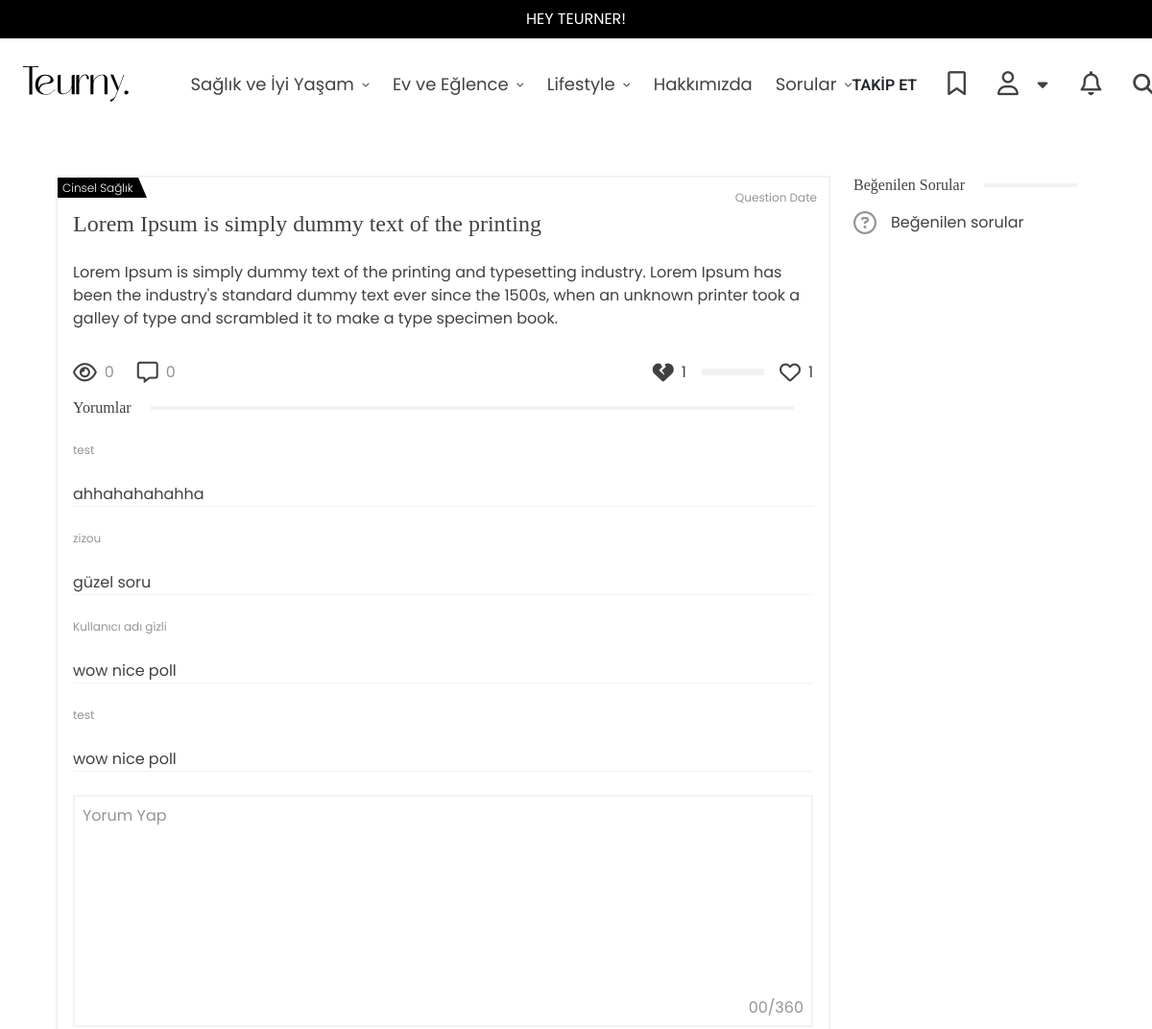
Page /asked/1 (upper part) on the earlier database version.
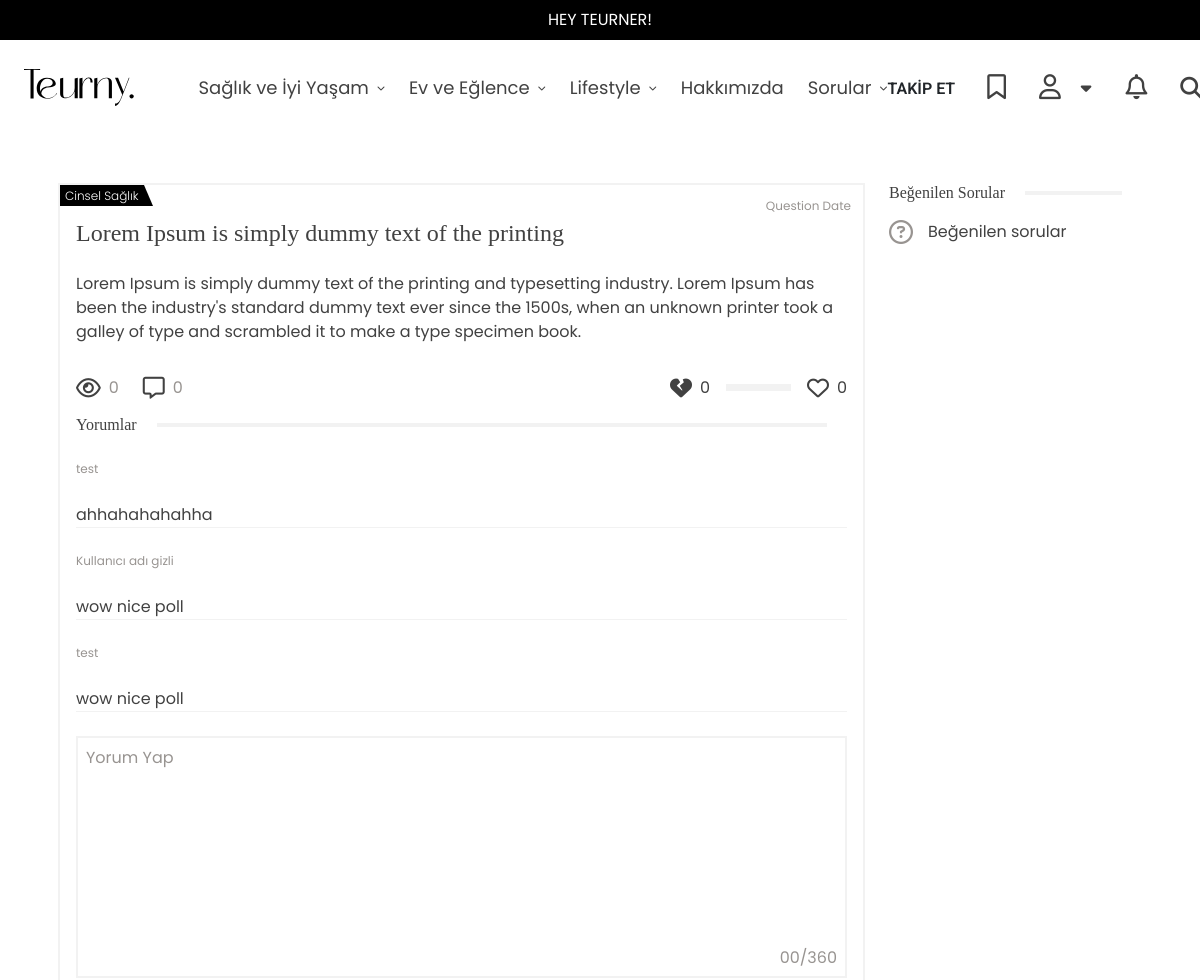
Same page on the later database version.
### tuerny_app/models.py (models this page shows, shortened)
class MainCategory(models.Model):
    name = models.CharField(max_length=255, unique=True)
    slug = models.SlugField(max_length=255, unique=True, blank=True, null=True)

class Question(models.Model):
    user = models.ForeignKey(CustomUser, on_delete=models.CASCADE, related_name="questions")
    subcategory = models.ForeignKey(SubCategory, on_delete=models.CASCADE, related_name="question_category", null=True, blank=True)
    title = models.CharField(max_length=255)
    description = models.TextField()
    created_at = models.DateTimeField(auto_now_add=True)
    likes = models.ManyToManyField(CustomUser, related_name="liked_questions", blank=True)
    dislikes = models.ManyToManyField(CustomUser, related_name="disliked_questions", blank=True)
    @property
    def like_count(self):
        return self.likes.count()
    @property
    def dislike_count(self):
        return self.dislikes.count()

class Comment(models.Model):
    blog = models.ForeignKey(Blog, on_delete=models.CASCADE, null=True, blank=True, related_name="comments")
    question = models.ForeignKey(Question, on_delete=models.CASCADE, null=True, blank=True, related_name="comments")
    user = models.ForeignKey(CustomUser, on_delete=models.CASCADE, related_name="comments")
    content = models.TextField()
    anonymous = models.BooleanField(default=False, help_text="Eğer seçilirse yorum anonim olarak yapılır.")
    created_at = models.DateTimeField(auto_now_add=True)
    class Meta:
        ordering = ['-created_at']

class CustomUser(AbstractUser):
    email = models.EmailField(unique=True)
    phone = models.CharField(max_length=15, unique=True, null=True, blank=True)
    birth_date = models.DateField(null=True, blank=True)
    gender = models.CharField(
        max_length=10,
        choices=[('Male', 'Erkek'), ('Female', 'Kadın'), ('Other', 'Diğer')],
        null=True,
        blank=True
    )
    REQUIRED_FIELDS = ['email', 'phone', 'birth_date', 'gender']  # Varsayılan alanlara ek olarak zorunlu alanlar
    USERNAME_FIELD = 'username'  # Kullanıcı adı olarak username kullanılacak

class SubCategory(models.Model):
    main_category = models.ForeignKey(MainCategory, on_delete=models.CASCADE, related_name="subcategories")
    name = models.CharField(max_length=255)
    slug = models.SlugField(max_length=255, blank=True, null=True)

### tuerny_app/views.py (the view)
# urls.py: path("asked/<int:asked_id>", views.asked_details, name="asked"),
def asked_details(request, asked_id):
    question = Question.objects.get(id=asked_id)
    return render(request, 'tuerny_app/asked-details.html', {"question": question})

### tuerny_app/context_processors.py (called while the page is built)
def categories_context(request):
    categories = MainCategory.objects.all()
    subcategories = SubCategory.objects.all()
    blogs = Blog.objects.all()
    return {
        'categories': categories,
        'subcategories': subcategories,
        'blog': blogs
    }

### tuerny_app/templates/tuerny_app/asked-details.html (shortened to what the changed rows need)
{% extends 'base.html' %}
{% load static %}
{% block content %}
<div class="container py-5 ask-detail-container">
    <div class="row ask-detail-row">
      <div class="col-lg-9">
        <div>
          <div class="d-flex flex-column gap-4">
            <div class="question-card">
              <div class="question-card-category">
                <p>{{question.subcategory.name}}</p>
              </div>
              <div class="question-card-date">
                <p>Question Date</p>
              </div>
              <h3 class="question-card-title pb-2">
                <a href="{% url 'tuerny_app:ask' %}">
                  {{question.title}}
                </a>
              </h3>
              <p class="question-card-text py-2">{{question.description}}</p>
              <div
                class="d-flex justify-content-between align-items-center pt-4"
              >
                <div class="d-flex gap-4">
                </div>
                <div class="d-flex align-items-center gap-3">
                  <div class="question-card-button">
                    <i
                      style="cursor: pointer"
                      data-id=""
                      class="fa-solid fa-heart-crack question-card-button-icon"
                    ></i>
                    <span class="heart-crack-result-0">{{question.like_count}}</span>
                  </div>
                  <div class="question-card-button">
                    <i
                      style="cursor: pointer"
                      data-id=""
                      class="fa-regular fa-heart question-card-button-icon"
                    ></i>
                    <span class="heart-result-0">{{question.dislike_count}}</span>
                  </div>
                </div>
              </div>
              <div class="question-card-comments" style="padding-top: 15px">
                <div class="blog-section-title">
                </div>
                {% for comment in question.comments.all%}
                <div class="d-flex flex-column gap-3 mt-4">
                    <div class="blog-comment-item">
                        {% if comment.anonymous %}
                        <p class="blog-comment-item-author">
                            Kullanıcı adı gizli
                          </p>
                        {% else %}
                      <p class="blog-comment-item-author">{{comment.user.username}}</p>
                        {% endif %}
                    </div>
                    <div class="teurny-divider">{{comment.content}}</div>
                  </div>
                {% endfor %}
                <div class="mt-4">
                </div>
              </div>
            </div>
          </div>
        </div>
      </div>
    </div>
  </div>
{% endblock content %}

### templates/base.html (shortened to what the changed rows need)
{% load static %}
<!DOCTYPE html>
<html lang="tr">
  <head>
    <link href="https://cdn.jsdelivr.net/npm/bootstrap@5.3.3/dist/css/bootstrap.min.css" rel="stylesheet">
    <link rel="stylesheet" href="https://cdnjs.cloudflare.com/ajax/libs/bootstrap-datepicker/1.10.0/css/bootstrap-datepicker.min.css" />
    <link rel="stylesheet" href="https://cdnjs.cloudflare.com/ajax/libs/font-awesome/6.7.2/css/all.min.css" />
    <link rel="stylesheet" href="{% static 'tuerny_app/css/slick.css' %}">
    <link rel="stylesheet" href="https://cdnjs.cloudflare.com/ajax/libs/slick-carousel/1.9.0/slick-theme.min.css" />
    <link rel="stylesheet" href="https://cdnjs.cloudflare.com/ajax/libs/animate.css/4.1.1/animate.min.css" />
    <link rel="stylesheet" href="https://cdnjs.cloudflare.com/ajax/libs/magnific-popup.js/1.2.0/magnific-popup.min.css" />
    <link rel="stylesheet" href="{% static 'tuerny_app/css/general.css' %}" />
    <link rel="stylesheet" href="{% static 'tuerny_app/css/components.css' %}" />
    <link rel="stylesheet" href="{% static 'tuerny_app/css/blog.css' %}" />
    <link rel="stylesheet" href="{% static 'tuerny_app/css/blog-detail.css' %}" />
    <link rel="stylesheet" href="{% static 'tuerny_app/css/question.css' %}" />
    <link rel="stylesheet" href="{% static 'tuerny_app/css/profile.css' %}" />
  </head>
  <body>
    <div class="wrapper">
      <nav class="header navbar navbar-expand-lg">
        <div class="container-fluid position-relative d-flex">
            <div
              class="collapse navbar-collapse order-4 order-lg-3"
              id="navbarSupportedContent"
            >
              <div
                class="ps-lg-5 pt-3 pt-lg-0 d-flex flex-column flex-lg-row align-items-start align-items-lg-center gap-4"
              >
              {% for category in categories %}
                <div class="header-link-container w-100 open-header-link">
                  <a
                    href="{% url 'tuerny_app:category' category.slug %}"
                    class="header-link d-flex align-items-center gap-2 text-decoration-none"
                  >
                    <span>{{category.name}}</span>
                    <i class="fa-solid fa-chevron-down"></i>
                  </a>
                </div>
                {% endfor %}
              </div>
            </div>
        </div>
      </nav>
{% block content %}
{% endblock content %}
  </div>
</body>
</html>

Differences in the rows shown:
removed Comment: user.username "zizou", content "güzel soru"
computed for Question "Lorem Ipsum is simply dummy text of the printing": like_count "1" → "0"; dislike_count "1" → "0"
